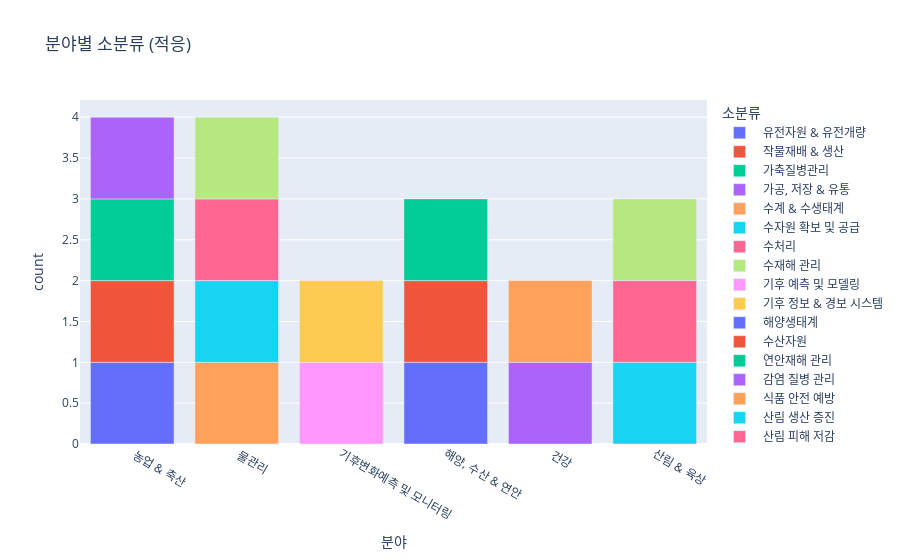

Notebook cell for this chart:
### Code cell
px.bar(sys_type[sys_type["대분류"]=="적응"], x="분야", color="소분류", title="분야별 소분류 (적응)")

### Figure 1 — Plotly figure (JSON) as saved in the notebook; plotly's stock layout.template omitted (floating-point values rounded to 4 significant figures)
{"data": [{"alignmentgroup": "True", "hovertemplate": "소분류= 유전자원 & 유전개량<br>분야=%{x}<br>count=%{y}<extra></extra>", "legendgroup": " 유전자원 & 유전개량", "marker": {"color": "#636efa", "pattern": {"shape": ""}}, "name": " 유전자원 & 유전개량", "offsetgroup": " 유전자원 & 유전개량", "orientation": "v", "showlegend": true, "textposition": "auto", "type": "bar", "x": [" 농업 & 축산"], "xaxis": "x", "y": [1], "yaxis": "y"}, {"alignmentgroup": "True", "hovertemplate": "소분류= 작물재배 & 생산<br>분야=%{x}<br>count=%{y}<extra></extra>", "legendgroup": " 작물재배 & 생산", "marker": {"color": "#EF553B", "pattern": {"shape": ""}}, "name": " 작물재배 & 생산", "offsetgroup": " 작물재배 & 생산", "orientation": "v", "showlegend": true, "textposition": "auto", "type": "bar", "x": [" 농업 & 축산"], "xaxis": "x", "y": [1], "yaxis": "y"}, {"alignmentgroup": "True", "hovertemplate": "소분류= 가축질병관리<br>분야=%{x}<br>count=%{y}<extra></extra>", "legendgroup": " 가축질병관리", "marker": {"color": "#00cc96", "pattern": {"shape": ""}}, "name": " 가축질병관리", "offsetgroup": " 가축질병관리", "orientation": "v", "showlegend": true, "textposition": "auto", "type": "bar", "x": [" 농업 & 축산"], "xaxis": "x", "y": [1], "yaxis": "y"}, {"alignmentgroup": "True", "hovertemplate": "소분류= 가공, 저장 & 유통<br>분야=%{x}<br>count=%{y}<extra></extra>", "legendgroup": " 가공, 저장 & 유통", "marker": {"color": "#ab63fa", "pattern": {"shape": ""}}, "name": " 가공, 저장 & 유통", "offsetgroup": " 가공, 저장 & 유통", "orientation": "v", "showlegend": true, "textposition": "auto", "type": "bar", "x": [" 농업 & 축산"], "xaxis": "x", "y": [1], "yaxis": "y"}, {"alignmentgroup": "True", "hovertemplate": "소분류= 수계 & 수생태계<br>분야=%{x}<br>count=%{y}<extra></extra>", "legendgroup": " 수계 & 수생태계", "marker": {"color": "#FFA15A", "pattern": {"shape": ""}}, "name": " 수계 & 수생태계", "offsetgroup": " 수계 & 수생태계", "orientation": "v", "showlegend": true, "textposition": "auto", "type": "bar", "x": [" 물관리"], "xaxis": "x", "y": [1], "yaxis": "y"}, {"alignmentgroup": "True", "hovertemplate": "소분류= 수자원 확보 및 공급<br>분야=%{x}<br>count=%{y}<extra></extra>", "legendgroup": " 수자원 확보 및 공급", "marker": {"color": "#19d3f3", "pattern": {"shape": ""}}, "name": " 수자원 확보 및 공급", "offsetgroup": " 수자원 확보 및 공급", "orientation": "v", "showlegend": true, "textposition": "auto", "type": "bar", "x": [" 물관리"], "xaxis": "x", "y": [1], "yaxis": "y"}, {"alignmentgroup": "True", "hovertemplate": "소분류= 수처리<br>분야=%{x}<br>count=%{y}<extra></extra>", "legendgroup": " 수처리", "marker": {"color": "#FF6692", "pattern": {"shape": ""}}, "name": " 수처리", "offsetgroup": " 수처리", "orientation": "v", "showlegend": true, "textposition": "auto", "type": "bar", "x": [" 물관리"], "xaxis": "x", "y": [1], "yaxis": "y"}, {"alignmentgroup": "True", "hovertemplate": "소분류= 수재해 관리<br>분야=%{x}<br>count=%{y}<extra></extra>", "legendgroup": " 수재해 관리", "marker": {"color": "#B6E880", "pattern": {"shape": ""}}, "name": " 수재해 관리", "offsetgroup": " 수재해 관리", "orientation": "v", "showlegend": true, "textposition": "auto", "type": "bar", "x": [" 물관리"], "xaxis": "x", "y": [1], "yaxis": "y"}, {"alignmentgroup": "True", "hovertemplate": "소분류= 기후 예측 및 모델링<br>분야=%{x}<br>count=%{y}<extra></extra>", "legendgroup": " 기후 예측 및 모델링", "marker": {"color": "#FF97FF", "pattern": {"shape": ""}}, "name": " 기후 예측 및 모델링", "offsetgroup": " 기후 예측 및 모델링", "orientation": "v", "showlegend": true, "textposition": "auto", "type": "bar", "x": ["기후변화예측 및 모니터링"], "xaxis": "x", "y": [1], "yaxis": "y"}, {"alignmentgroup": "True", "hovertemplate": "소분류= 기후 정보 & 경보 시스템<br>분야=%{x}<br>count=%{y}<extra></extra>", "legendgroup": " 기후 정보 & 경보 시스템", "marker": {"color": "#FECB52", "pattern": {"shape": ""}}, "name": " 기후 정보 & 경보 시스템", "offsetgroup": " 기후 정보 & 경보 시스템", "orientation": "v", "showlegend": true, "textposition": "auto", "type": "bar", "x": ["기후변화예측 및 모니터링"], "xaxis": "x", "y": [1], "yaxis": "y"}, {"alignmentgroup": "True", "hovertemplate": "소분류= 해양생태계<br>분야=%{x}<br>count=%{y}<extra></extra>", "legendgroup": " 해양생태계", "marker": {"color": "#636efa", "pattern": {"shape": ""}}, "name": " 해양생태계", "offsetgroup": " 해양생태계", "orientation": "v", "showlegend": true, "textposition": "auto", "type": "bar", "x": ["해양, 수산 & 연안"], "xaxis": "x", "y": [1], "yaxis": "y"}, {"alignmentgroup": "True", "hovertemplate": "소분류= 수산자원<br>분야=%{x}<br>count=%{y}<extra></extra>", "legendgroup": " 수산자원", "marker": {"color": "#EF553B", "pattern": {"shape": ""}}, "name": " 수산자원", "offsetgroup": " 수산자원", "orientation": "v", "showlegend": true, "textposition": "auto", "type": "bar", "x": ["해양, 수산 & 연안"], "xaxis": "x", "y": [1], "yaxis": "y"}, {"alignmentgroup": "True", "hovertemplate": "소분류= 연안재해 관리<br>분야=%{x}<br>count=%{y}<extra></extra>", "legendgroup": " 연안재해 관리", "marker": {"color": "#00cc96", "pattern": {"shape": ""}}, "name": " 연안재해 관리", "offsetgroup": " 연안재해 관리", "orientation": "v", "showlegend": true, "textposition": "auto", "type": "bar", "x": ["해양, 수산 & 연안"], "xaxis": "x", "y": [1], "yaxis": "y"}, {"alignmentgroup": "True", "hovertemplate": "소분류= 감염 질병 관리<br>분야=%{x}<br>count=%{y}<extra></extra>", "legendgroup": " 감염 질병 관리", "marker": {"color": "#ab63fa", "pattern": {"shape": ""}}, "name": " 감염 질병 관리", "offsetgroup": " 감염 질병 관리", "orientation": "v", "showlegend": true, "textposition": "auto", "type": "bar", "x": [" 건강"], "xaxis": "x", "y": [1], "yaxis": "y"}, {"alignmentgroup": "True", "hovertemplate": "소분류= 식품 안전 예방<br>분야=%{x}<br>count=%{y}<extra></extra>", "legendgroup": " 식품 안전 예방", "marker": {"color": "#FFA15A", "pattern": {"shape": ""}}, "name": " 식품 안전 예방", "offsetgroup": " 식품 안전 예방", "orientation": "v", "showlegend": true, "textposition": "auto", "type": "bar", "x": [" 건강"], "xaxis": "x", "y": [1], "yaxis": "y"}, {"alignmentgroup": "True", "hovertemplate": "소분류= 산림 생산 증진<br>분야=%{x}<br>count=%{y}<extra></extra>", "legendgroup": " 산림 생산 증진", "marker": {"color": "#19d3f3", "pattern": {"shape": ""}}, "name": " 산림 생산 증진", "offsetgroup": " 산림 생산 증진", "orientation": "v", "showlegend": true, "textposition": "auto", "type": "bar", "x": ["산림 & 육상"], "xaxis": "x", "y": [1], "yaxis": "y"}, {"alignmentgroup": "True", "hovertemplate": "소분류= 산림 피해 저감<br>분야=%{x}<br>count=%{y}<extra></extra>", "legendgroup": " 산림 피해 저감", "marker": {"color": "#FF6692", "pattern": {"shape": ""}}, "name": " 산림 피해 저감", "offsetgroup": " 산림 피해 저감", "orientation": "v", "showlegend": true, "textposition": "auto", "type": "bar", "x": ["산림 & 육상"], "xaxis": "x", "y": [1], "yaxis": "y"}, {"alignmentgroup": "True", "hovertemplate": "소분류= 생태 모니터링 & 복원<br>분야=%{x}<br>count=%{y}<extra></extra>", "legendgroup": " 생태 모니터링 & 복원", "marker": {"color": "#B6E880", "pattern": {"shape": ""}}, "name": " 생태 모니터링 & 복원", "offsetgroup": " 생태 모니터링 & 복원", "orientation": "v", "showlegend": true, "textposition": "auto", "type": "bar", "x": ["산림 & 육상"], "xaxis": "x", "y": [1], "yaxis": "y"}], "layout": {"barmode": "relative", "legend": {"title": {"text": "소분류"}, "tracegroupgap": 0}, "title": {"text": "분야별 소분류 (적응)"}, "xaxis": {"anchor": "y", "domain": [0, 1], "title": {"text": "분야"}}, "yaxis": {"anchor": "x", "domain": [0, 1], "title": {"text": "count"}}}}
